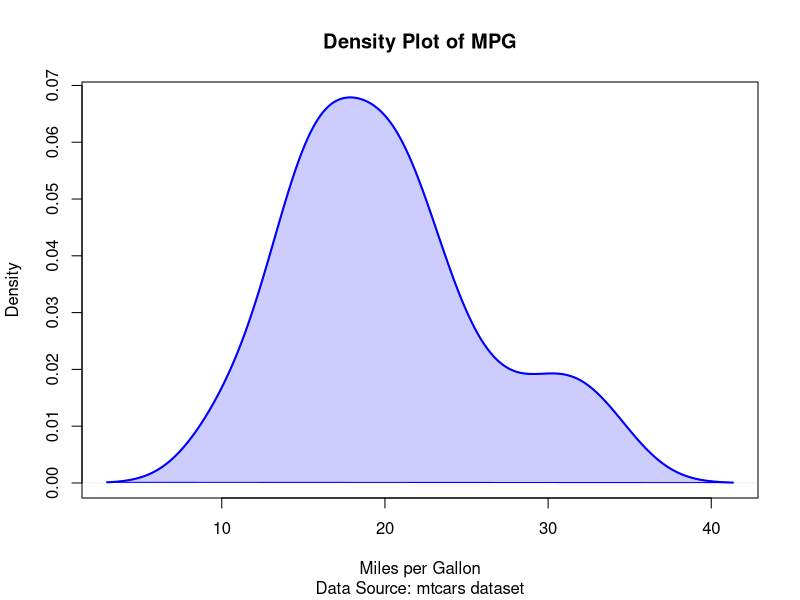

Write R code to recreate this figure.
# ─────────────────────────────────────────────────────────────
# 📈 Base R Density Plot Diagnostic Script
# Author: NAIMUDDIN
# Purpose: Visualize MPG distribution using density plot
# ─────────────────────────────────────────────────────────────

# Step 1: Generate density object
df <- density(mtcars$mpg)   # Kernel density estimate of Miles per Gallon

# Step 2: Plot density curve
plot(df,                                    # Density object
  main  = "Density Plot of MPG",            # Plot title
  sub   = "Data Source: mtcars dataset",    # Subtitle
  xlab  = "Miles per Gallon",               # X-axis label
  ylab  = "Density",                        # Y-axis label
  col   = "blue",                         # Line color
  lwd   = 2                                 # Line width
)

# Step 3: Fill area under curve (optional for clarity)
polygon(df,                               # Density object
  col    = rgb(0, 0, 1, 0.2),             # Semi-transparent fill
  border = "blue"                       # Border color
)